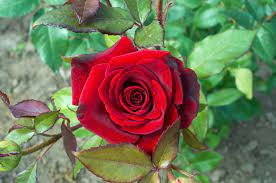
#> input picture Internet_Flower_Images/Rose_example.jfif, 276 x 183 px
$ python -i remove_image_bacground.py   (imports and definitions only)
#> lines starting #> are read from the running program, lines starting #| are printed output that depends on the picture
import cv2
import numpy as np


# load image

def remove(img):
#> called with img = 'Internet_Flower_Images/Rose_example.jfif'
    img = cv2.imread(img)
#> img is the input picture: shape (183, 276, 3); mean B, G, R 86.7, 115, 116.4

    # convert to graky
    gray = cv2.cvtColor(img, cv2.COLOR_BGR2GRAY)
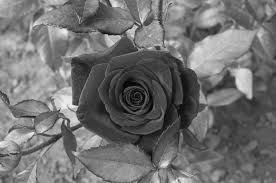
#> gray: shape (183, 276); min 2, max 245, mean 112.2

    # threshold input image as mask
    mask = cv2.threshold(gray, 250, 255, cv2.THRESH_BINARY)[1]
#> mask: shape (183, 276); every value is 0

    # negate mask
    mask = 255 - mask
#> mask: shape (183, 276); every value is 255

    # apply morphology to remove isolated extraneous noise
    # use borderconstant of black since foreground touches the edges
    kernel = np.ones((3,3), np.uint8)
    mask = cv2.morphologyEx(mask, cv2.MORPH_OPEN, kernel)
    mask = cv2.morphologyEx(mask, cv2.MORPH_CLOSE, kernel)

    # anti-alias the mask -- blur then stretch
    # blur alpha channel
    mask = cv2.GaussianBlur(mask, (0,0), sigmaX=2, sigmaY=2, borderType = cv2.BORDER_DEFAULT)

    # linear stretch so that 127.5 goes to 0, but 255 stays 255
    mask = (2*(mask.astype(np.float32))-255.0).clip(0,255).astype(np.uint8)

    # put mask into alpha channel
    result = img.copy()
    result = cv2.cvtColor(result, cv2.COLOR_BGR2BGRA)
    result[:, :, 3] = mask
    result= cv2.cvtColor(result, cv2.COLOR_RGBA2RGB)


    # save resulting masked image
    cv2.imwrite(f'{img}transp_bckgrnd.png', result)

    return(result)

>>> result = remove('Internet_Flower_Images/Rose_example.jfif')

$ run again, on Internet_Flower_Images/Sunflower_example.jfif
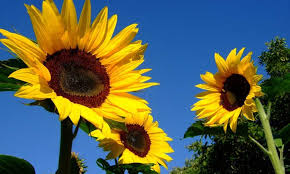
#> input picture Internet_Flower_Images/Sunflower_example.jfif, 290 x 174 px
#> in remove, img is the input picture: shape (174, 290, 3); mean B, G, R 79.8, 99.5, 90.8
#> in remove, `gray = cv2.cvtColor(img, cv2.COLOR_BGR2GRAY)`:
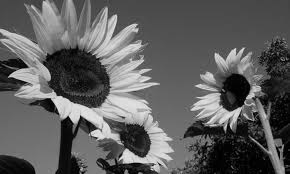
#> gray: shape (174, 290); min 0, max 235, mean 94.6

$ run again, on Internet_Flower_Images/dandelion_example.jfif
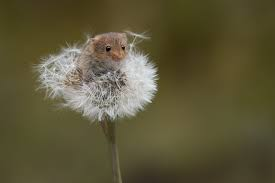
#> input picture Internet_Flower_Images/dandelion_example.jfif, 275 x 183 px
#> in remove, img is the input picture: shape (183, 275, 3); mean B, G, R 56.8, 86.7, 93.2
#> in remove, `gray = cv2.cvtColor(img, cv2.COLOR_BGR2GRAY)`:
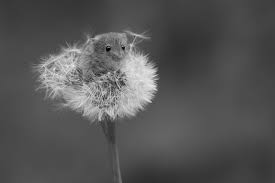
#> gray: shape (183, 275); min 4, max 244, mean 85.2
